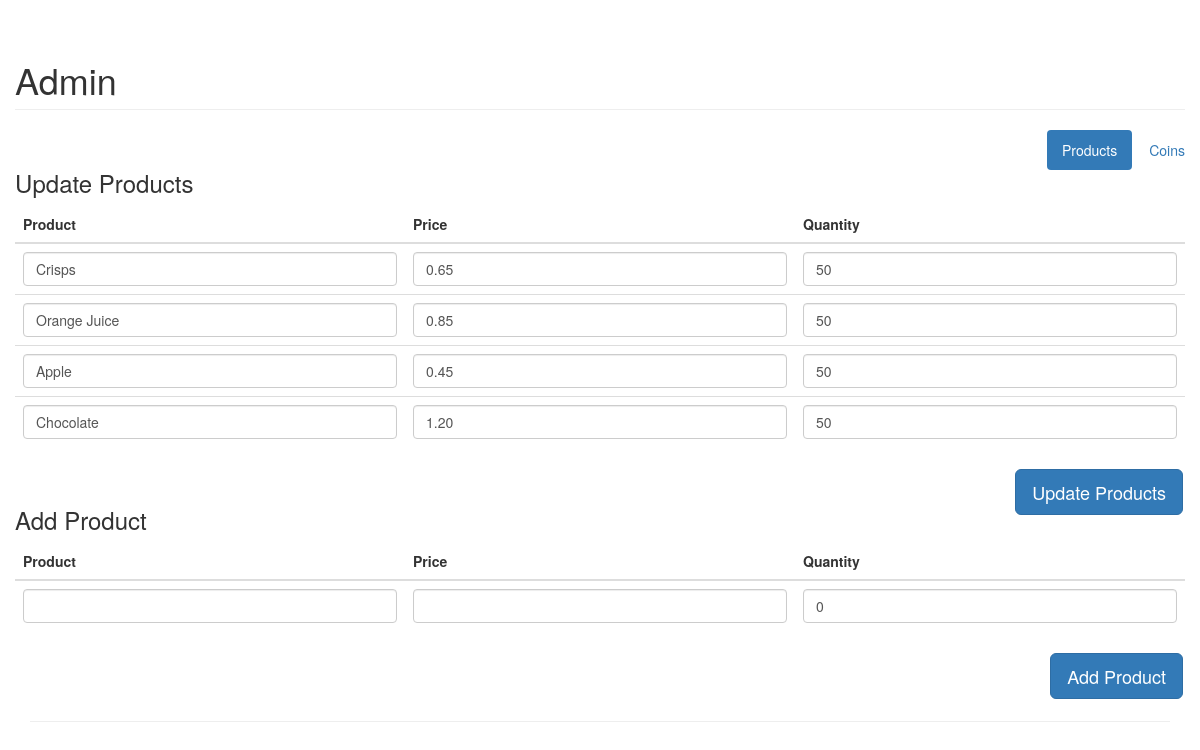
The app's page /admin/index.php with its own data.
### tables this page shows
CREATE TABLE `products` (
  `prd_id` int(10) NOT NULL AUTO_INCREMENT,
  `prd_name` varchar(125) NOT NULL,
  `prd_img` varchar(125) NOT NULL,
  `prd_price` decimal(6,2) NOT NULL,
  `prd_quantity` int(6) NOT NULL,
  PRIMARY KEY (`prd_id`)
);

### src/Vending.class.php (called while the page is built, shortened)
<?php
class Vending{
    private $dbConn = null;
    public function __construct(){
        $this->dbConn = new PDO( 'mysql:host=' . VENDING_MYSQL_HOST . ';dbname='. VENDING_MYSQL_DB .';charset=utf8', VENDING_MYSQL_USERNAME, VENDING_MYSQL_PASSWORD );
    }
    public function getProducts(){
        $sql = "SELECT * from products";
        $st = $this->dbConn-> prepare($sql);
        $st -> execute();
        return $st -> fetchAll(PDO::FETCH_ASSOC);
    }
}

### src/admin/views/products.php (the view, shortened to what this page needs)
<!DOCTYPE html>
<html lang="en">
<head>
    <link href="../css/bootstrap.min.css" rel="stylesheet">
    <link href="../css/custom.css" rel="stylesheet">
</head>
<body>
	<form action="index.php" method="post">
    <div class="container">
         <div class="row">
         	<h1 class="page-header">Admin</h1>
            <ul class="nav nav-pills navbar-right">
                <li class="active"><a href="index.php?page=products">Products</a></li>
                <li><a href="index.php?page=coins">Coins</a></li>
            </ul>
            <br />
            <h3>Update Products</h3>
             <table class="table">
                <thead>
                  <tr>
                    <th>Product</th>
                    <th>Price</th>
                    <th>Quantity</th>
                  </tr>
                </thead>
                <tbody>
<?php
	foreach ($vending->getProducts() as $product){
?>
                  <tr>
                    <td><input type="text" name="name<?php echo $product["prd_id"]; ?>" class="form-control" value="<?php echo $product["prd_name"]; ?>"></td>
                    <td><input type="text" name="price<?php echo $product["prd_id"]; ?>" class="form-control" value="<?php echo $product["prd_price"]; ?>"></td>
                    <td><input type="text" name="quantity<?php echo $product["prd_id"]; ?>" class="form-control" value="<?php echo $product["prd_quantity"]; ?>"></td>
                  </tr>
<?php
	}
?>
                </tbody>
              </table>
              <button type="submit" name="updateProducts" class="btn btn-primary btn-lg pull-right">Update Products</button>
              <br />
            <h3>Add Product</h3>
             <table class="table">
                <thead>
                  <tr>
                    <th>Product</th>
                    <th>Price</th>
                    <th>Quantity</th>
                  </tr>
                </thead>
                  <tr>
                    <td><input type="text" name="name" class="form-control" value=""></td>
                    <td><input type="text" name="price" class="form-control" value=""></td>
                    <td><input type="text" name="quantity" class="form-control" value="0"></td>
                  </tr>
              </table>
              <button type="submit" name="addProduct" class="btn btn-primary btn-lg pull-right">Add Product</button>
        </div>
        <hr>
    </div>
	</form>
</body>
</html>

### src/css/custom.css (style rules this page uses)
body { padding-top: 20px; }
.btn { margin: 2px; }

### records on screen
products: prd_name "Crisps", prd_price "0.65", prd_quantity "50"
products: prd_name "Orange Juice", prd_price "0.85", prd_quantity "50"
products: prd_name "Apple", prd_price "0.45", prd_quantity "50"
products: prd_name "Chocolate", prd_price "1.20", prd_quantity "50"
